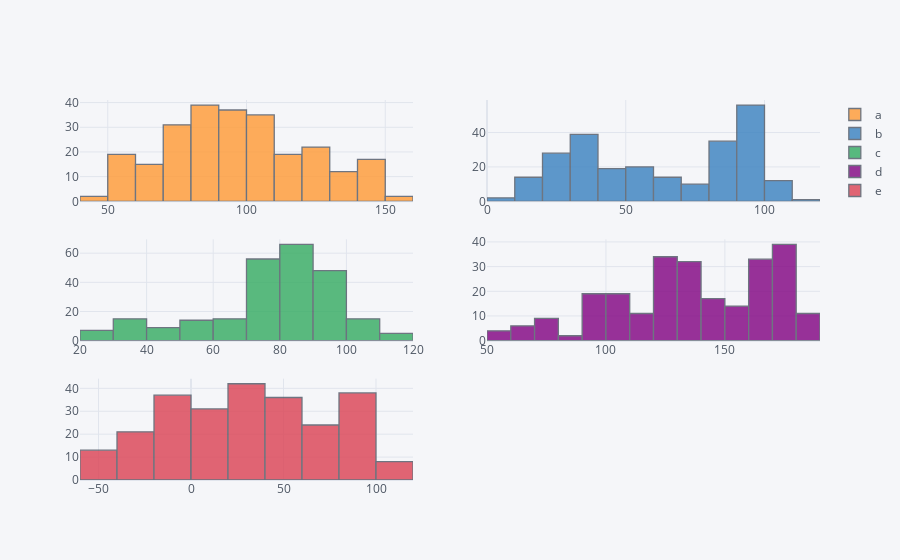

The code cell stored with this chart in its notebook:
### Code cell
plyo.iplot(
    df.iplot(kind='hist',
             subplots=True,
             bins=15,
             asFigure=True),
    # image='png',
    filename='ply_03'
)

### Figure 1 — Plotly figure (JSON) as saved in the notebook; plotly's stock layout.template omitted (floating-point values rounded to 4 significant figures; data arrays with more than 128 entries replaced by an {"elided": "..."} marker saying what was removed)
{"data": [{"histfunc": "count", "histnorm": "", "marker": {"color": "rgba(255, 153, 51, 1.0)", "line": {"color": "#4D5663", "width": 1.3}}, "name": "a", "nbinsx": 15, "opacity": 0.8, "orientation": "v", "type": "histogram", "x": {"elided": "250 float values"}, "xaxis": "x", "yaxis": "y"}, {"histfunc": "count", "histnorm": "", "marker": {"color": "rgba(55, 128, 191, 1.0)", "line": {"color": "#4D5663", "width": 1.3}}, "name": "b", "nbinsx": 15, "opacity": 0.8, "orientation": "v", "type": "histogram", "x": {"elided": "250 float values"}, "xaxis": "x2", "yaxis": "y2"}, {"histfunc": "count", "histnorm": "", "marker": {"color": "rgba(50, 171, 96, 1.0)", "line": {"color": "#4D5663", "width": 1.3}}, "name": "c", "nbinsx": 15, "opacity": 0.8, "orientation": "v", "type": "histogram", "x": {"elided": "250 float values"}, "xaxis": "x3", "yaxis": "y3"}, {"histfunc": "count", "histnorm": "", "marker": {"color": "rgba(128, 0, 128, 1.0)", "line": {"color": "#4D5663", "width": 1.3}}, "name": "d", "nbinsx": 15, "opacity": 0.8, "orientation": "v", "type": "histogram", "x": {"elided": "250 float values"}, "xaxis": "x4", "yaxis": "y4"}, {"histfunc": "count", "histnorm": "", "marker": {"color": "rgba(219, 64, 82, 1.0)", "line": {"color": "#4D5663", "width": 1.3}}, "name": "e", "nbinsx": 15, "opacity": 0.8, "orientation": "v", "type": "histogram", "x": {"elided": "250 float values"}, "xaxis": "x5", "yaxis": "y5"}], "layout": {"autosize": true, "barmode": "overlay", "legend": {"bgcolor": "#F5F6F9", "font": {"color": "#4D5663"}}, "paper_bgcolor": "#F5F6F9", "plot_bgcolor": "#F5F6F9", "title": {"font": {"color": "#4D5663"}}, "xaxis": {"anchor": "y", "autorange": true, "domain": [0, 0.45], "gridcolor": "#E1E5ED", "range": [40, 160], "showgrid": true, "tickfont": {"color": "#4D5663"}, "title": {"font": {"color": "#4D5663"}, "text": ""}, "type": "linear", "zerolinecolor": "#E1E5ED"}, "xaxis2": {"anchor": "y2", "autorange": true, "domain": [0.55, 1], "gridcolor": "#E1E5ED", "range": [0, 120], "showgrid": true, "tickfont": {"color": "#4D5663"}, "title": {"font": {"color": "#4D5663"}, "text": ""}, "type": "linear", "zerolinecolor": "#E1E5ED"}, "xaxis3": {"anchor": "y3", "autorange": true, "domain": [0, 0.45], "gridcolor": "#E1E5ED", "range": [20, 120], "showgrid": true, "tickfont": {"color": "#4D5663"}, "title": {"font": {"color": "#4D5663"}, "text": ""}, "type": "linear", "zerolinecolor": "#E1E5ED"}, "xaxis4": {"anchor": "y4", "autorange": true, "domain": [0.55, 1], "gridcolor": "#E1E5ED", "range": [50, 190], "showgrid": true, "tickfont": {"color": "#4D5663"}, "title": {"font": {"color": "#4D5663"}, "text": ""}, "type": "linear", "zerolinecolor": "#E1E5ED"}, "xaxis5": {"anchor": "y5", "autorange": true, "domain": [0, 0.45], "gridcolor": "#E1E5ED", "range": [-60, 120], "showgrid": true, "tickfont": {"color": "#4D5663"}, "title": {"font": {"color": "#4D5663"}, "text": ""}, "type": "linear", "zerolinecolor": "#E1E5ED"}, "yaxis": {"anchor": "x", "autorange": true, "domain": [0.7333, 1], "gridcolor": "#E1E5ED", "range": [0, 41.05], "showgrid": true, "tickfont": {"color": "#4D5663"}, "title": {"font": {"color": "#4D5663"}, "text": ""}, "zerolinecolor": "#E1E5ED"}, "yaxis2": {"anchor": "x2", "autorange": true, "domain": [0.7333, 1], "gridcolor": "#E1E5ED", "range": [0, 58.95], "showgrid": true, "tickfont": {"color": "#4D5663"}, "title": {"font": {"color": "#4D5663"}, "text": ""}, "zerolinecolor": "#E1E5ED"}, "yaxis3": {"anchor": "x3", "autorange": true, "domain": [0.3667, 0.6333], "gridcolor": "#E1E5ED", "range": [0, 69.47], "showgrid": true, "tickfont": {"color": "#4D5663"}, "title": {"font": {"color": "#4D5663"}, "text": ""}, "zerolinecolor": "#E1E5ED"}, "yaxis4": {"anchor": "x4", "autorange": true, "domain": [0.3667, 0.6333], "gridcolor": "#E1E5ED", "range": [0, 41.05], "showgrid": true, "tickfont": {"color": "#4D5663"}, "title": {"font": {"color": "#4D5663"}, "text": ""}, "zerolinecolor": "#E1E5ED"}, "yaxis5": {"anchor": "x5", "autorange": true, "domain": [0, 0.2667], "gridcolor": "#E1E5ED", "range": [0, 44.21], "showgrid": true, "tickfont": {"color": "#4D5663"}, "title": {"font": {"color": "#4D5663"}, "text": ""}, "zerolinecolor": "#E1E5ED"}}}
